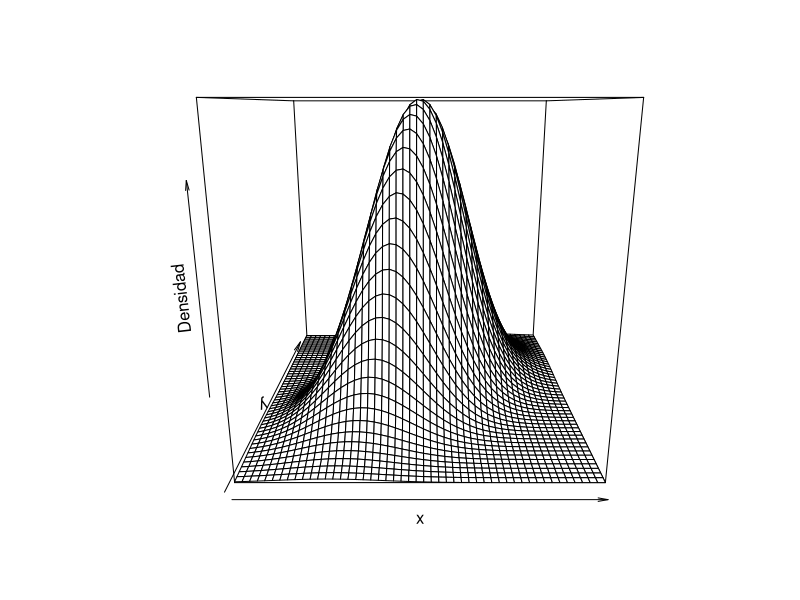
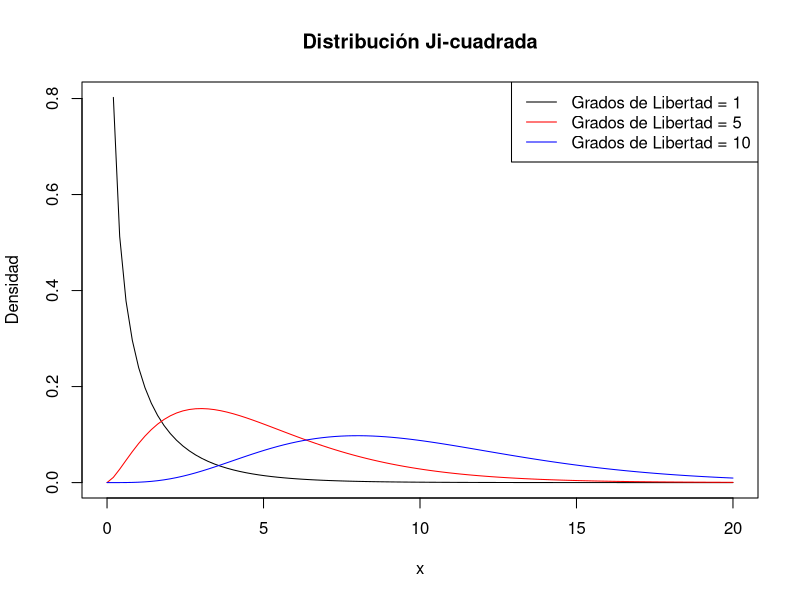
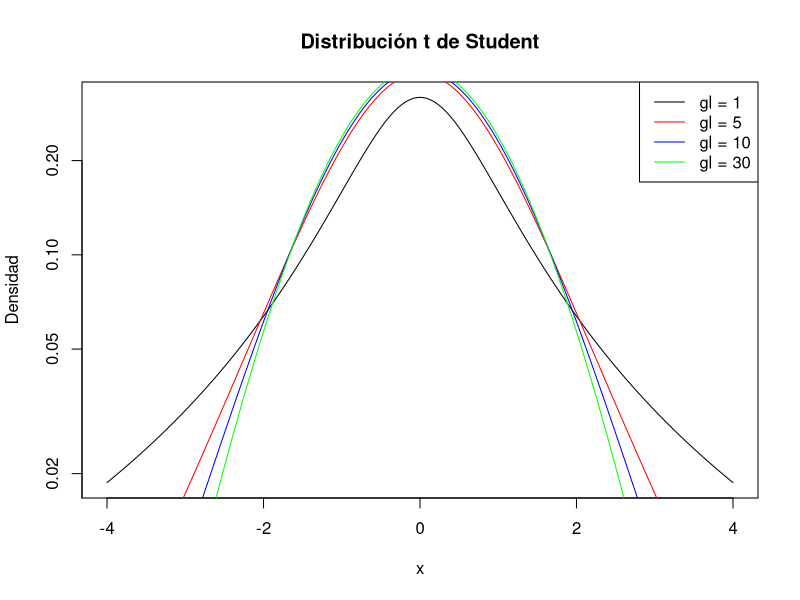
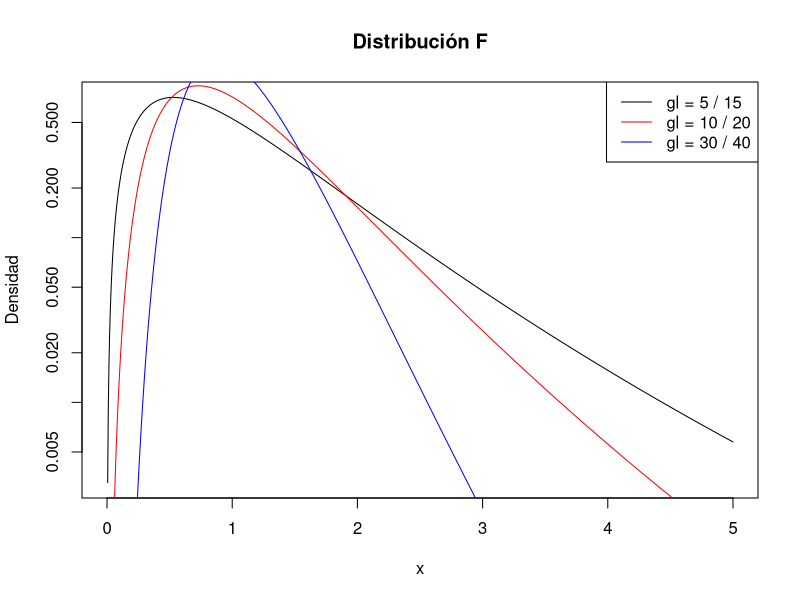
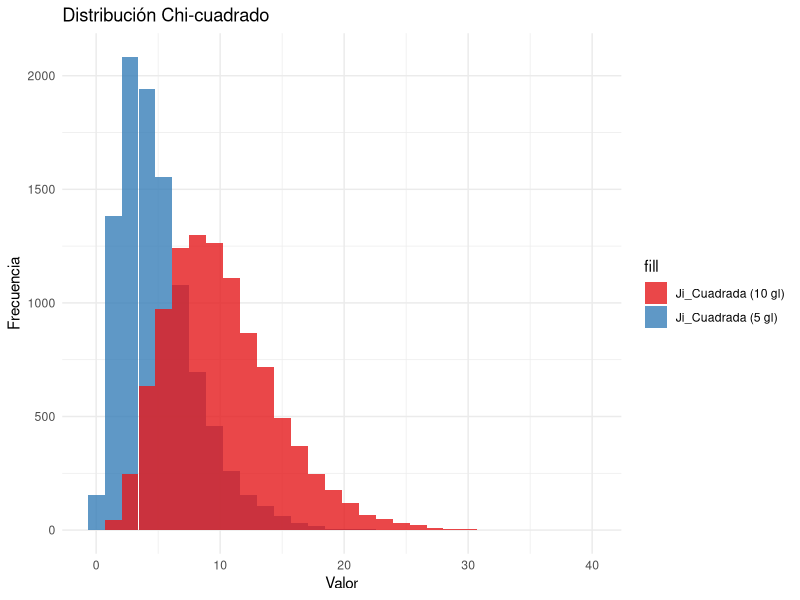
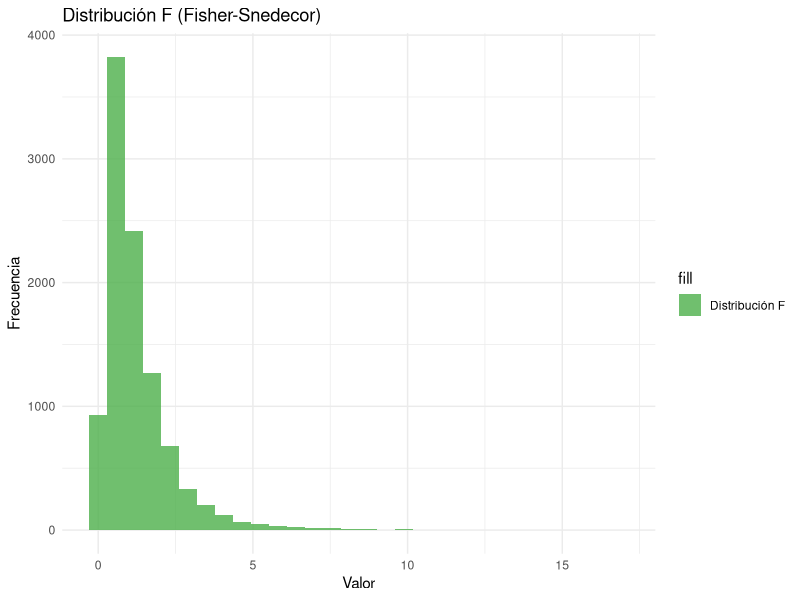
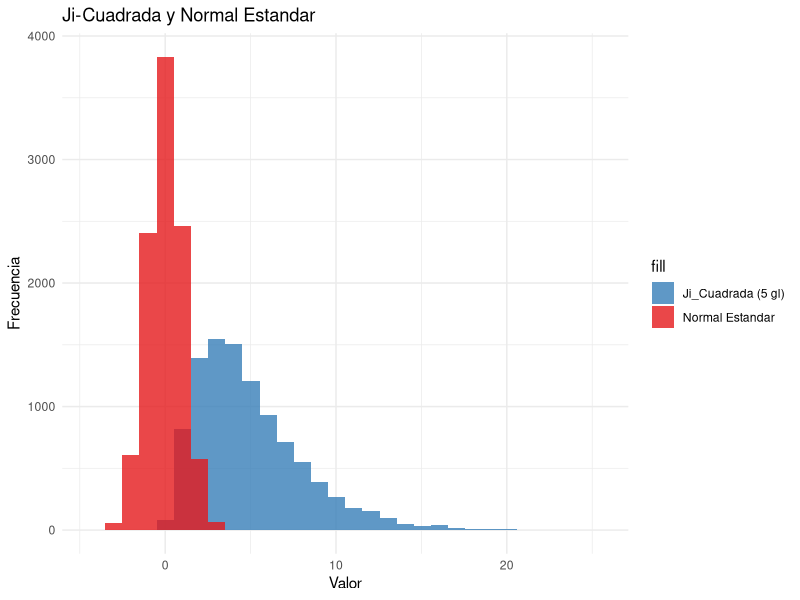
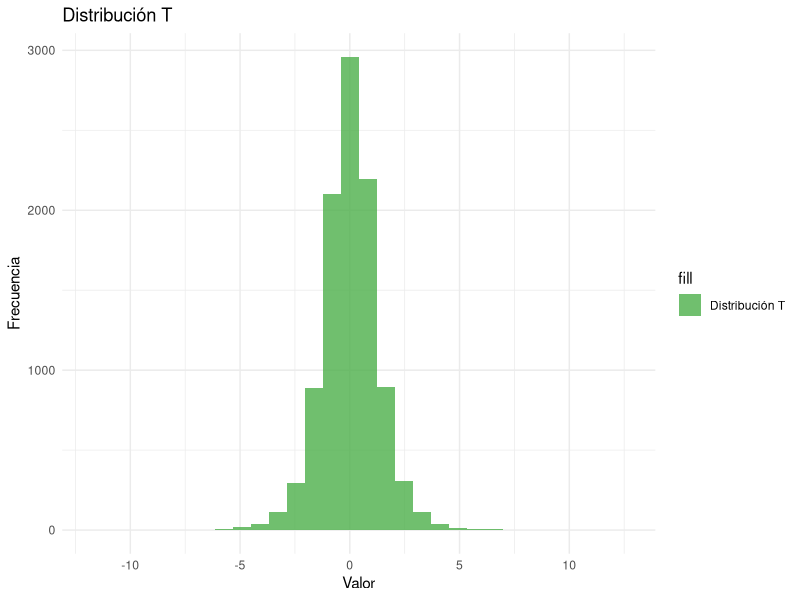

These charts were generated, in order, by the following R code:
library(mvtnorm)
library(ggplot2)
library(dplyr)

######################### Normal Bivariada ####################################

# Definir los parámetros de la distribución normal bivariada
mu <- c(0, 0)
sigma <- matrix(c(1, 0.5, 0.5, 1), nrow = 2)

# Generar una malla de valores para graficar la función de densidad
x <- seq(-3, 3, length.out = 50)
y <- seq(-3, 3, length.out = 50)
X <- expand.grid(x, y)

# Calcular la función de densidad
f <- dmvnorm(X, mean = mu, sigma = sigma)

# Graficar la función de densidad
persp(x, y, matrix(f, nrow = 50), xlab = "x", ylab = "y", zlab = "Densidad")


############################### Ji-Cuadrada ####################################

# Definir los parámetros de la distribución ji-cuadrada
df <- c(1, 5, 10)

# Generar una secuencia de valores para graficar la función de densidad
x <- seq(0, 20, length.out = 100)

# Calcular la función de densidad para cada valor de df
f <- lapply(df, function(d) dchisq(x, df = d))

# Graficar las funciones de densidad
plot(x, f[[1]], type = "l", xlab = "x", ylab = "Densidad", main = "Distribución Ji-cuadrada")
lines(x, f[[2]], col = "red")
lines(x, f[[3]], col = "blue")
legend("topright", legend = paste("Grados de Libertad =", df), col = c("black", "red", "blue"), lty = 1)

############################### T-Student ####################################

# Definir los grados de libertad para la distribución t
df <- c(1, 5, 10, 30)

# Generar una secuencia de valores para graficar la función de densidad
x <- seq(-4, 4, length.out = 1000)

# Calcular la función de densidad para cada valor de df
f <- lapply(df, function(d) dt(x, df = d))

# Graficar las funciones de densidad en el mismo plot
plot(x, f[[1]], type = "l", log = "y", xlab = "x", ylab = "Densidad", main = "Distribución t de Student", col = "black")
lines(x, f[[2]], col = "red")
lines(x, f[[3]], col = "blue")
lines(x, f[[4]], col = "green")

# Agregar leyenda
legend("topright", legend = paste("gl =", df), col = c("black", "red", "blue", "green"), lty = 1)

################################# F ###########################################

# Definir los grados de libertad para la distribución F
df1 <- c(5, 10, 30)
df2 <- c(15, 20, 40)

# Generar una secuencia de valores para graficar la función de densidad
x <- seq(0, 5, length.out = 1000)

# Calcular la función de densidad para cada par de valores de df
f <- sapply(1:length(df1), function(i) df(x, df1[i], df2[i]))

# Graficar las funciones de densidad en el mismo plot
plot(x, f[,1], type = "l", log = "y", xlab = "x", ylab = "Densidad", main = "Distribución F", col = "black")
lines(x, f[,2], col = "red")
lines(x, f[,3], col = "blue")

# Agregar leyenda
legend("topright", legend = paste("gl =", df1, "/", df2), col = c("black", "red", "blue"), lty = 1)

############################# Cambio de variable ###############################

#### Distribución F

# Definir los grados de libertad para las variables Chi-cuadrado
df1 <- 5
df2 <- 10

# Generar muestras aleatorias de las variables Chi-cuadrado
n_samples <- 10000
samples1 <- rchisq(n_samples, df = df1)
samples2 <- rchisq(n_samples, df = df2)

# Calcular la distribución F (Fisher-Snedecor)
f_distribution <- (samples1 / samples2) * (df2 / df1)

# Crear el primer plot: histograma de las variables Chi-cuadrado
hist_plot <- ggplot() +
  geom_histogram(aes(x = samples1, fill = "Ji_Cuadrada (5 gl)"), bins = 30, alpha = 0.8) +
  geom_histogram(aes(x = samples2, fill = "Ji_Cuadrada (10 gl)"), bins = 30, alpha = 0.8) +
  scale_fill_manual(values = c("Ji_Cuadrada (5 gl)" = "#377EB8", "Ji_Cuadrada (10 gl)" = "#E41A1C")) +
  labs(title = "Distribución Chi-cuadrado",
       x = "Valor",
       y = "Frecuencia") +
  theme_minimal()

# Crear el segundo plot: distribución F (Fisher-Snedecor)
fdist_plot <- ggplot() +
  geom_histogram(aes(x = f_distribution, fill = "Distribución F"), bins = 30, alpha = 0.8) +
  scale_fill_manual(values = c("Distribución F" = "#4DAF4A")) +
  labs(title = "Distribución F (Fisher-Snedecor)",
       x = "Valor",
       y = "Frecuencia") +
  theme_minimal()

# Mostrar los plots
print(hist_plot)
print(fdist_plot)

#### Distribución T de Student

# Definir los grados de libertad para la variable Chi-cuadrado
df <- 5
# Generar muestras aleatorias de las variables
n_samples <- 10000
samples_norm <- rnorm(n_samples)
samples_ji <- rchisq(n_samples, df = df)

# Calcular la distribución F (Fisher-Snedecor)
t_student <- (samples_norm / sqrt(samples_ji / df))

# Crear el primer plot: histograma de las variables Chi-cuadrado y normal estándar
hist_plot <- ggplot() +
  geom_histogram(aes(x = samples_ji, fill = "Ji_Cuadrada (5 gl)"), bins = 30, alpha = 0.8) +
  geom_histogram(aes(x = samples_norm, fill = "Normal Estandar"), bins = 30, alpha = 0.8) +
  scale_fill_manual(values = c("Ji_Cuadrada (5 gl)" = "#377EB8", "Normal Estandar" = "#E41A1C")) +
  labs(title = "Ji-Cuadrada y Normal Estandar",
       x = "Valor",
       y = "Frecuencia") +
  theme_minimal()

# Crear el segundo plot: distribución F (Fisher-Snedecor)
fdist_plot <- ggplot() +
  geom_histogram(aes(x = t_student, fill = "Distribución T"), bins = 30, alpha = 0.8) +
  scale_fill_manual(values = c("Distribución T" = "#4DAF4A")) +
  labs(title = "Distribución T",
       x = "Valor",
       y = "Frecuencia") +
  theme_minimal()

# Mostrar los plots
print(hist_plot)
print(fdist_plot)

################################### CONVERGENCIA ##############################

#### Uniforme

# Definir el tamaño de la muestra
sample_size <- 1000

# Número de valores de n para probar
n_values <- c(10, 50, 100, 500, 1000)

# Generar muestras de Xn para diferentes valores de n
samples <- lapply(n_values, function(n) runif(sample_size, 1/n, 1))

# Generar muestra de X (distribución uniforme U(0,1))
X <- runif(sample_size, 0, 1)

# Crear un data frame para almacenar los datos
df <- data.frame(X = X)

# Agregar las muestras de Xn al data frame
for (i in 1:length(samples)) {
  df[paste0("X", n_values[i])] <- samples[[i]]
}

# Función para graficar las distribuciones
plot_distributions <- function(df, n_values) {
  # Crear una lista de gráficos usando ggplot2
  plots <- lapply(n_values, function(n) {
    ggplot(df, aes(x = get(paste0("X", n)))) +
      geom_histogram(aes(y = ..density..), bins = 30, alpha = 0.5, color = "black", fill = "blue") +
      stat_function(fun = dunif, args = list(min = 1/n, max = 1), color = "red") +
      labs(x = "X", y = "Density") +  # Cambio de título del eje x y y
      theme_minimal() +
      scale_x_continuous(limits = c(0, 1), breaks = seq(0, 1, by = 0.1)) +
      scale_y_continuous(limits = c(0, 2), breaks = seq(0, 2, by = 0.5)) +
      theme(plot.title = element_blank(),  # Quitar título de la gráfica
            axis.title.y = element_text(margin = margin(t = 0, r = 10, b = 0, l = 0)))  # Ajustar margen del título del eje y
  })
  return(plots)
}

# Crear los gráficos para diferentes valores de n
plots <- plot_distributions(df, n_values)

# Mostrar los gráficos en una sola fila
multiplot <- function(..., plotlist = NULL, cols) {
  require(grid)
  plots <- c(list(...), plotlist)
  numPlots = length(plots)
  cols = cols
  rows = ceiling(numPlots/cols)
  grid.newpage()
  pushViewport(viewport(layout = grid.layout(rows, cols)))
  for (i in 1:numPlots) {
    matchidx <- as.data.frame(which(rownames(viewport(layout = grid.layout(rows, cols))) == paste("p", i, sep = "")))
    print(plots[[i]], vp = viewport(layout.pos.row = matchidx$row, layout.pos.col = matchidx$col))
  }
}

# Mostrar los gráficos
multiplot(plotlist = plots, cols = 3)

### Convergencia Binomial

# Definir el tamaño de la muestra
sample_size <- 1000

# Número de valores de n para probar
n_values <- c(5, 10, 20, 50, 100)

# Valor de lambda
lambda <- 5

# Generar muestras de Xn para diferentes valores de n
samples <- lapply(n_values, function(n) rbinom(sample_size, n, lambda/n))

# Generar muestra de X (distribución de Poisson con lambda = 5)
X <- rpois(sample_size, lambda)

# Crear un data frame para almacenar los datos
df <- data.frame(X = X)

# Agregar las muestras de Xn al data frame
for (i in 1:length(samples)) {
  df[[paste0("X", n_values[i])]] <- samples[[i]]
}

# Función para graficar las distribuciones
plot_distributions <- function(df, n_values, lambda) {
  # Crear una lista de gráficos usando ggplot2
  plots <- lapply(n_values, function(n) {
    ggplot(df, aes(x = get(paste0("X", n)))) +
      geom_histogram(aes(y = ..density..), bins = 30, alpha = 0.5, color = "black", fill = "lightblue") +
      stat_function(fun = dpois, args = list(lambda = lambda), color = "red") +
      labs(x = "X", y = "Density") +
      theme_minimal() +
      scale_x_continuous(limits = c(0, 20), breaks = seq(0, 20, by = 2)) +
      scale_y_continuous(limits = c(0, 0.3), breaks = seq(0, 0.3, by = 0.05)) +
      theme(plot.title = element_blank(),
            axis.title.y = element_text(margin = margin(t = 0, r = 10, b = 0, l = 0)))
  })
  return(plots)
}

# Crear los gráficos para diferentes valores de n
plots <- plot_distributions(df, n_values, lambda)

# Mostrar los gráficos en una sola fila
multiplot <- function(..., plotlist = NULL, cols) {
  require(grid)
  plots <- c(list(...), plotlist)
  numPlots = length(plots)
  cols = cols
  rows = ceiling(numPlots/cols)
  grid.newpage()
  pushViewport(viewport(layout = grid.layout(rows, cols)))
  for (i in 1:numPlots) {
    matchidx <- as.data.frame(which(rownames(viewport(layout = grid.layout(rows, cols))) == paste("p", i, sep = "")))
    print(plots[[i]], vp = viewport(layout.pos.row = matchidx$row, layout.pos.col = matchidx$col))
  }
}

# Mostrar los gráficos
multiplot(plotlist = plots, cols = 3)

### Geométrica

# Definir el tamaño de la muestra
sample_size <- 1000

# Número de valores de n para probar
n_values <- c(2, 5, 10, 20, 50)

# Valor de lambda
lambda <- 2

# Generar muestras de Yn para diferentes valores de n
samples_Yn <- lapply(n_values, function(n) rgeom(sample_size, lambda/n))

# Generar muestras de Xn para diferentes valores de n
samples_Xn <- lapply(n_values, function(n) samples_Yn[[which(n_values == n)]] / n)

# Generar muestra de X (distribución exponencial con lambda = 2)
X <- rexp(sample_size, lambda)

# Crear un data frame para almacenar los datos
df <- data.frame(X = X)

# Agregar las muestras de Xn al data frame
for (i in 1:length(samples_Xn)) {
  df[[paste0("X", n_values[i])]] <- samples_Xn[[i]]
}

# Función para graficar las distribuciones
plot_distributions <- function(df, n_values, lambda) {
  # Crear una lista de gráficos usando ggplot2
  plots <- lapply(n_values, function(n) {
    ggplot(df, aes(x = get(paste0("X", n)))) +
      geom_histogram(aes(y = ..density..), bins = 30, alpha = 0.5, color = "black", fill = "lightgreen") +
      stat_function(fun = dexp, args = list(rate = lambda), color = "red") +
      labs(x = "X", y = "Density") +
      theme_minimal() +
      scale_x_continuous(limits = c(0, 10), breaks = seq(0, 10, by = 1)) +
      scale_y_continuous(limits = c(0, 0.5), breaks = seq(0, 0.5, by = 0.1)) +
      theme(plot.title = element_blank(),
            axis.title.y = element_text(margin = margin(t = 0, r = 10, b = 0, l = 0)))
  })
  return(plots)
}

# Crear los gráficos para diferentes valores de n
plots <- plot_distributions(df, n_values, lambda)

# Mostrar los gráficos en una sola fila
multiplot <- function(..., plotlist = NULL, cols) {
  require(grid)
  plots <- c(list(...), plotlist)
  numPlots = length(plots)
  cols = cols
  rows = ceiling(numPlots/cols)
  grid.newpage()
  pushViewport(viewport(layout = grid.layout(rows, cols)))
  for (i in 1:numPlots) {
    matchidx <- as.data.frame(which(rownames(viewport(layout = grid.layout(rows, cols))) == paste("p", i, sep = "")))
    print(plots[[i]], vp = viewport(layout.pos.row = matchidx$row, layout.pos.col = matchidx$col))
  }
}

# Mostrar los gráficos
multiplot(plotlist = plots, cols = 3)

############################# Ley debil de los grandes numeros ####################

# Definir el tamaño de la muestra
sample_size <- 1000

# Número de valores de n para probar
n_values <- c(10, 50, 100, 500, 1000)

# Probabilidad de éxito
p <- 0.3

# Generar muestras de Xn para diferentes valores de n
samples <- lapply(n_values, function(n) rbinom(sample_size, n, p) / n)

# Crear un data frame para almacenar los datos
df <- data.frame(matrix(unlist(samples), nrow = sample_size, byrow = TRUE))
names(df) <- paste0("X", n_values)

# Función para graficar las distribuciones
plot_distributions <- function(df, n_values, p) {
  # Crear una lista de gráficos usando ggplot2
  plots <- lapply(n_values, function(n) {
    ggplot(df, aes(x = get(paste0("X", n)))) +
      geom_histogram(aes(y = ..density..), bins = 30, alpha = 0.5, color = "black", fill = "lightblue") +
      geom_vline(xintercept = p, color = "red", linetype = "dashed", size = 1) +
      labs(x = "X", y = "Density") +
      theme_minimal() +
      scale_x_continuous(limits = c(0, 1), breaks = seq(0, 1, by = 0.1)) +
      scale_y_continuous(limits = c(0, 4), breaks = seq(0, 4, by = 1)) +
      theme(plot.margin = unit(c(1, 1, 1, 1), "cm"))
  })
  return(plots)
}

# Crear los gráficos para diferentes valores de n
plots <- plot_distributions(df, n_values, p)

# Mostrar los gráficos en una sola fila
multiplot <- function(..., plotlist = NULL, cols) {
  require(grid)
  plots <- c(list(...), plotlist)
  numPlots = length(plots)
  cols = cols
  rows = ceiling(numPlots/cols)
  grid.newpage()
  pushViewport(viewport(layout = grid.layout(rows, cols)))
  for (i in 1:numPlots) {
    matchidx <- as.data.frame(which(rownames(viewport(layout = grid.layout(rows, cols))) == paste("p", i, sep = "")))
    print(plots[[i]], vp = viewport(layout.pos.row = matchidx$row, layout.pos.col = matchidx$col))
  }
}

# Título principal
main_title <- "Ley débil de los grandes números para variables aleatorias de Bernoulli"

# Mostrar el título principal y los gráficos
grid.newpage()
grid.text(main_title, x = 0.5, y = 0.95, just = "top", gp = gpar(fontsize = 20, fontface = "bold"))
multiplot(plotlist = plots, cols = 3)

##################### Teorema del límite central ################################

##### Continua (normal)

# Definir el tamaño de la muestra
sample_size <- 1000

# Número de valores de n para probar
n_values <- c(2, 5, 10, 20, 50)

# Generar muestras de Xn para diferentes valores de n
samples <- lapply(n_values, function(n) replicate(sample_size, mean(rnorm(n))))

# Crear un data frame para almacenar los datos
df <- data.frame(matrix(unlist(samples), nrow = sample_size, byrow = TRUE))
names(df) <- paste0("X", n_values)

# Función para graficar las distribuciones
plot_distributions <- function(df, n_values) {
  # Crear una lista de gráficos usando ggplot2
  plots <- lapply(n_values, function(n) {
    ggplot(df, aes(x = get(paste0("X", n)))) +
      geom_histogram(aes(y = ..density..), bins = 30, alpha = 0.5, color = "black", fill = "lightblue") +
      stat_function(fun = dnorm, color = "red") +
      labs(x = "X", y = "Density") +
      theme_minimal() +
      scale_x_continuous(limits = c(-3, 3), breaks = seq(-3, 3, by = 0.5)) +
      scale_y_continuous(limits = c(0, 0.5), breaks = seq(0, 0.5, by = 0.1)) +
      theme(plot.margin = unit(c(1, 1, 1, 1), "cm"))
  })
  return(plots)
}

# Crear los gráficos para diferentes valores de n
plots <- plot_distributions(df, n_values)

# Mostrar los gráficos en una sola fila
multiplot <- function(..., plotlist = NULL, cols) {
  require(grid)
  plots <- c(list(...), plotlist)
  numPlots = length(plots)
  cols = cols
  rows = ceiling(numPlots/cols)
  grid.newpage()
  pushViewport(viewport(layout = grid.layout(rows, cols)))
  for (i in 1:numPlots) {
    matchidx <- as.data.frame(which(rownames(viewport(layout = grid.layout(rows, cols))) == paste("p", i, sep = "")))
    print(plots[[i]], vp = viewport(layout.pos.row = matchidx$row, layout.pos.col = matchidx$col))
  }
}

# Título principal
main_title <- "Teorema del Límite Central para variables aleatorias continuas"

# Mostrar el título principal y los gráficos
grid.newpage()
grid.text(main_title, x = 0.5, y = 0.95, just = "top", gp = gpar(fontsize = 20, fontface = "bold"))
multiplot(plotlist = plots, cols = 3)

##### Discreta (binomial)

# Definir el tamaño de la muestra
sample_size <- 1000

# Número de valores de n para probar
n_values <- c(5, 10, 20, 50, 100)

# Probabilidad de éxito
p <- 0.3

# Generar muestras de Xn para diferentes valores de n
samples <- lapply(n_values, function(n) rbinom(sample_size, n, p) / n)

# Crear un data frame para almacenar los datos
df <- data.frame(matrix(unlist(samples), nrow = sample_size, byrow = TRUE))
names(df) <- paste0("X", n_values)

# Función para graficar las distribuciones
plot_distributions <- function(df, n_values, p) {
  # Crear una lista de gráficos usando ggplot2
  plots <- lapply(n_values, function(n) {
    ggplot(df, aes(x = get(paste0("X", n)))) +
      geom_histogram(aes(y = ..density..), bins = 30, alpha = 0.5, color = "black", fill = "lightblue") +
      stat_function(fun = dnorm, args = list(mean = p, sd = sqrt(p * (1 - p) / n)), color = "red") +
      labs(x = "X", y = "Density") +
      theme_minimal() +
      scale_x_continuous(limits = c(0, 1), breaks = seq(0, 1, by = 0.1)) +
      scale_y_continuous(limits = c(0, 4), breaks = seq(0, 4, by = 1)) +
      theme(plot.margin = unit(c(1, 1, 1, 1), "cm"))
  })
  return(plots)
}

# Crear los gráficos para diferentes valores de n
plots <- plot_distributions(df, n_values, p)

# Mostrar los gráficos en una sola fila
multiplot <- function(..., plotlist = NULL, cols) {
  require(grid)
  plots <- c(list(...), plotlist)
  numPlots = length(plots)
  cols = cols
  rows = ceiling(numPlots/cols)
  grid.newpage()
  pushViewport(viewport(layout = grid.layout(rows, cols)))
  for (i in 1:numPlots) {
    matchidx <- as.data.frame(which(rownames(viewport(layout = grid.layout(rows, cols))) == paste("p", i, sep = "")))
    print(plots[[i]], vp = viewport(layout.pos.row = matchidx$row, layout.pos.col = matchidx$col))
  }
}

# Título principal
main_title <- "Teorema del Límite Central para variables aleatorias discretas"

# Mostrar el título principal y los gráficos
grid.newpage()
grid.text(main_title, x = 0.5, y = 0.95, just = "top", gp = gpar(fontsize = 20, fontface = "bold"))
multiplot(plotlist = plots, cols = 3)



